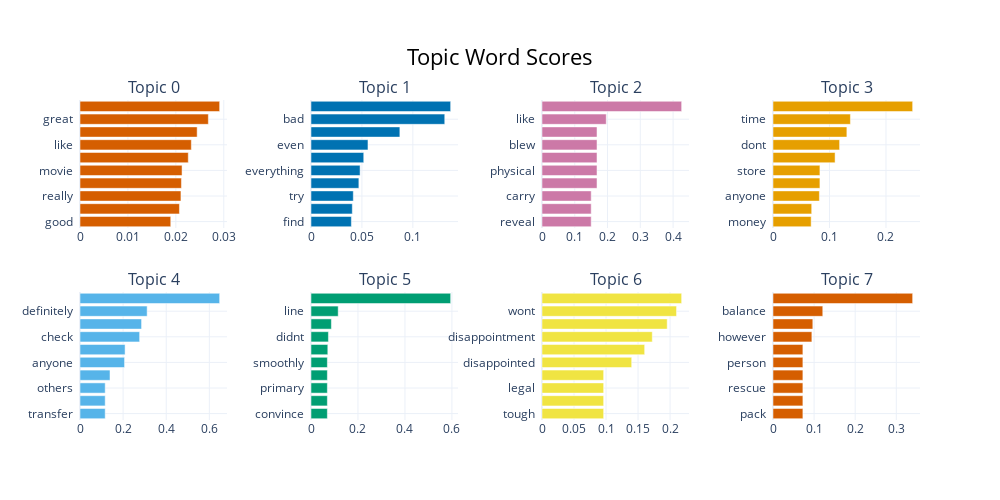

Notebook source saved alongside this figure:
### Code cell
model.visualize_barchart(n_words=10)

### Figure 1 — Plotly figure (JSON) as saved in the notebook; plotly's stock layout.template omitted (floating-point values rounded to 4 significant figures)
{"data": [{"marker": {"color": "#D55E00"}, "orientation": "h", "type": "bar", "x": [0.01894, 0.02075, 0.02106, 0.02116, 0.02129, 0.0226, 0.02323, 0.02444, 0.02678, 0.02914], "xaxis": "x", "y": ["good  ", "actor  ", "really  ", "bad  ", "movie  ", "character  ", "like  ", "film  ", "great  ", "watch  "], "yaxis": "y"}, {"marker": {"color": "#0072B2"}, "orientation": "h", "type": "bar", "x": [0.03965, 0.04054, 0.04153, 0.047, 0.0482, 0.05178, 0.05593, 0.08725, 0.1313, 0.1371], "xaxis": "x2", "y": ["find  ", "understand  ", "try  ", "make  ", "everything  ", "thought  ", "even  ", "stupid  ", "bad  ", "awful  "], "yaxis": "y2"}, {"marker": {"color": "#CC79A7"}, "orientation": "h", "type": "bar", "x": [0.1501, 0.1501, 0.1501, 0.1679, 0.1679, 0.1679, 0.1679, 0.1679, 0.1961, 0.4261], "xaxis": "x3", "y": ["reveal  ", "rock  ", "carry  ", "horrendous  ", "physical  ", "outlet  ", "blew  ", "social  ", "like  ", "give  "], "yaxis": "y3"}, {"marker": {"color": "#E69F00"}, "orientation": "h", "type": "bar", "x": [0.06755, 0.06849, 0.0821, 0.08305, 0.08305, 0.1099, 0.1179, 0.1308, 0.137, 0.2472], "xaxis": "x4", "y": ["money  ", "ever  ", "anyone  ", "shelf  ", "store  ", "trash  ", "dont  ", "garbage  ", "time  ", "waste  "], "yaxis": "y4"}, {"marker": {"color": "#56B4E9"}, "orientation": "h", "type": "bar", "x": [0.1169, 0.1169, 0.1169, 0.1391, 0.2067, 0.2091, 0.2767, 0.2856, 0.3115, 0.6478], "xaxis": "x5", "y": ["transfer  ", "confidence  ", "others  ", "good  ", "anyone  ", "advise  ", "check  ", "worth  ", "definitely  ", "recommend  "], "yaxis": "y5"}, {"marker": {"color": "#009E73"}, "orientation": "h", "type": "bar", "x": [0.06965, 0.06965, 0.06965, 0.06965, 0.06965, 0.07153, 0.07416, 0.08676, 0.1158, 0.5946], "xaxis": "x6", "y": ["convince  ", "secondary  ", "primary  ", "convolute  ", "smoothly  ", "way  ", "didnt  ", "doesnt  ", "line  ", "plot  "], "yaxis": "y6"}, {"marker": {"color": "#F0E442"}, "orientation": "h", "type": "bar", "x": [0.09628, 0.09628, 0.09628, 0.09628, 0.1401, 0.1603, 0.1722, 0.1955, 0.2101, 0.2181], "xaxis": "x7", "y": ["tough  ", "fundamental  ", "legal  ", "dignity  ", "disappointed  ", "forget  ", "disappointment  ", "dont  ", "wont  ", "spoiler  "], "yaxis": "y7"}, {"marker": {"color": "#D55E00"}, "orientation": "h", "type": "bar", "x": [0.07274, 0.07274, 0.07274, 0.07274, 0.07274, 0.07274, 0.0946, 0.09691, 0.1211, 0.3399], "xaxis": "x8", "y": ["pack  ", "decidely  ", "rescue  ", "range  ", "person  ", "mountain  ", "however  ", "least  ", "balance  ", "act  "], "yaxis": "y8"}], "layout": {"annotations": [{"font": {"size": 16}, "showarrow": false, "text": "Topic 0", "x": 0.0875, "xanchor": "center", "xref": "paper", "y": 1, "yanchor": "bottom", "yref": "paper"}, {"font": {"size": 16}, "showarrow": false, "text": "Topic 1", "x": 0.3625, "xanchor": "center", "xref": "paper", "y": 1, "yanchor": "bottom", "yref": "paper"}, {"font": {"size": 16}, "showarrow": false, "text": "Topic 2", "x": 0.6375, "xanchor": "center", "xref": "paper", "y": 1, "yanchor": "bottom", "yref": "paper"}, {"font": {"size": 16}, "showarrow": false, "text": "Topic 3", "x": 0.9125, "xanchor": "center", "xref": "paper", "y": 1, "yanchor": "bottom", "yref": "paper"}, {"font": {"size": 16}, "showarrow": false, "text": "Topic 4", "x": 0.0875, "xanchor": "center", "xref": "paper", "y": 0.4, "yanchor": "bottom", "yref": "paper"}, {"font": {"size": 16}, "showarrow": false, "text": "Topic 5", "x": 0.3625, "xanchor": "center", "xref": "paper", "y": 0.4, "yanchor": "bottom", "yref": "paper"}, {"font": {"size": 16}, "showarrow": false, "text": "Topic 6", "x": 0.6375, "xanchor": "center", "xref": "paper", "y": 0.4, "yanchor": "bottom", "yref": "paper"}, {"font": {"size": 16}, "showarrow": false, "text": "Topic 7", "x": 0.9125, "xanchor": "center", "xref": "paper", "y": 0.4, "yanchor": "bottom", "yref": "paper"}], "height": 500, "hoverlabel": {"bgcolor": "white", "font": {"family": "Rockwell", "size": 16}}, "showlegend": false, "title": {"font": {"color": "Black", "size": 22}, "text": "Topic Word Scores", "x": 0.5, "xanchor": "center", "yanchor": "top"}, "width": 1000, "xaxis": {"anchor": "y", "domain": [0, 0.175], "showgrid": true}, "xaxis2": {"anchor": "y2", "domain": [0.275, 0.45], "showgrid": true}, "xaxis3": {"anchor": "y3", "domain": [0.55, 0.725], "showgrid": true}, "xaxis4": {"anchor": "y4", "domain": [0.825, 1], "showgrid": true}, "xaxis5": {"anchor": "y5", "domain": [0, 0.175], "showgrid": true}, "xaxis6": {"anchor": "y6", "domain": [0.275, 0.45], "showgrid": true}, "xaxis7": {"anchor": "y7", "domain": [0.55, 0.725], "showgrid": true}, "xaxis8": {"anchor": "y8", "domain": [0.825, 1], "showgrid": true}, "yaxis": {"anchor": "x", "domain": [0.6, 1], "showgrid": true}, "yaxis2": {"anchor": "x2", "domain": [0.6, 1], "showgrid": true}, "yaxis3": {"anchor": "x3", "domain": [0.6, 1], "showgrid": true}, "yaxis4": {"anchor": "x4", "domain": [0.6, 1], "showgrid": true}, "yaxis5": {"anchor": "x5", "domain": [0, 0.4], "showgrid": true}, "yaxis6": {"anchor": "x6", "domain": [0, 0.4], "showgrid": true}, "yaxis7": {"anchor": "x7", "domain": [0, 0.4], "showgrid": true}, "yaxis8": {"anchor": "x8", "domain": [0, 0.4], "showgrid": true}}}
